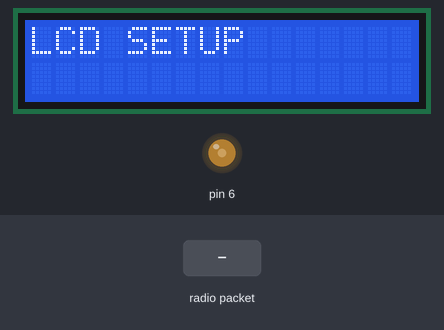
The sketch below on a simulated Arduino Uno, built with avr-gcc and run on an emulated ATmega328P. Shown: 16×2 character LCD, output pins drawn as LEDs (lit = HIGH). The test bench sets the inputs (shaded band). No radio packets arrive unless stated; what the sketch prints to the serial monitor is not drawn.

Above: at 0.1 s.
2.3 s: radio packet "1" arrives
At 3.1 s:
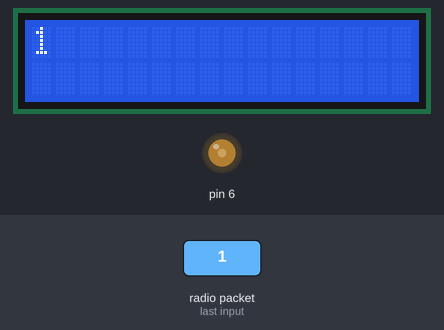
4.8 s: radio packet "0" arrives
At 5.6 s:
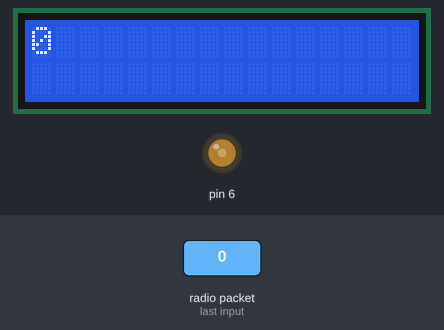
7.3 s: radio packet "2" arrives
At 8.1 s:
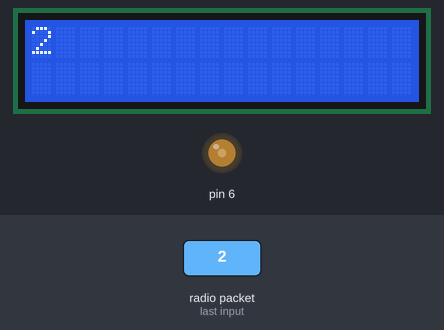
Timing chart, 0 to 10.3 s (numbered marks = the images above; inputs shaded):
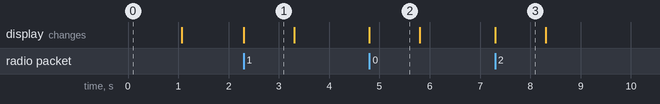

The sketch:

exp_nrf_lcd.ino
```cpp
#include<SPI.h>
#include<nRF24L01.h>
#include<RF24.h>
#include <LiquidCrystal.h>

int CE_pin=7, CSN_pin=8;
RF24 myRadio(CE_pin,CSN_pin);
const byte pipe [6] = "00001";
LiquidCrystal lcd( 12, 11, 5, 4, 3, 2);
void setup()
{
  analogWrite(6,90);
  lcd.begin(16,2);
  lcd.setCursor(0,0);
  lcd.print("LCD SETUP");
  delay(1000);
  lcd.clear();


 Serial.begin(9600);
  myRadio.begin();
  myRadio.setChannel(115);
  myRadio.setPALevel(RF24_PA_MIN);

  myRadio.openReadingPipe(0,pipe);
  myRadio.startListening();
 // analogWrite(6,90);
 // lcd.begin(16,2);
  //lcd.setCursor(0,0);
  //lcd.print("LCD SETUP");
  //delay(1000);
  //lcd.clear();
}

void loop()
{
  if (myRadio.available()) {
    char text[20] = "";
    myRadio.read(&text, sizeof(text));
    Serial.println(text);
    lcd.print(text);
    delay(1000);
    lcd.clear();
  }
}
```

Measured:
- after the input at 2.3 s, the display: changes at once (image 1)
- after the input at 4.8 s, the display: changes at once (image 2)
- after the input at 7.3 s, the display: changes at once (image 3)
- what the display in image 1 shows lasts 1.0 s, from 2.3 s to 3.3 s
